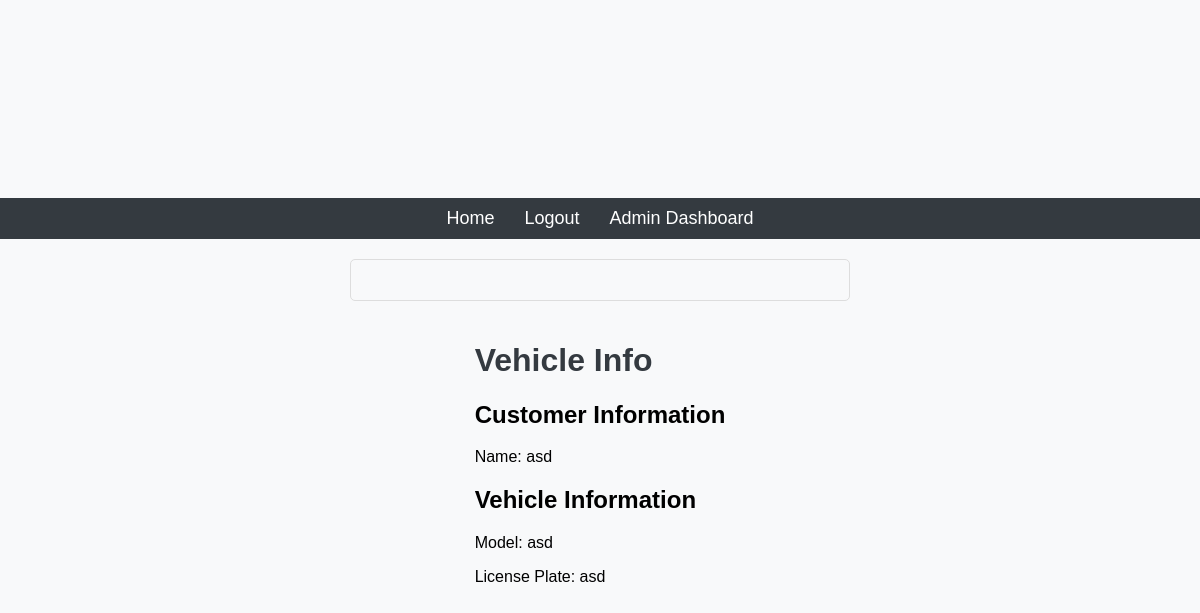
Page /vehicle/3 (signed in) on the earlier database version.
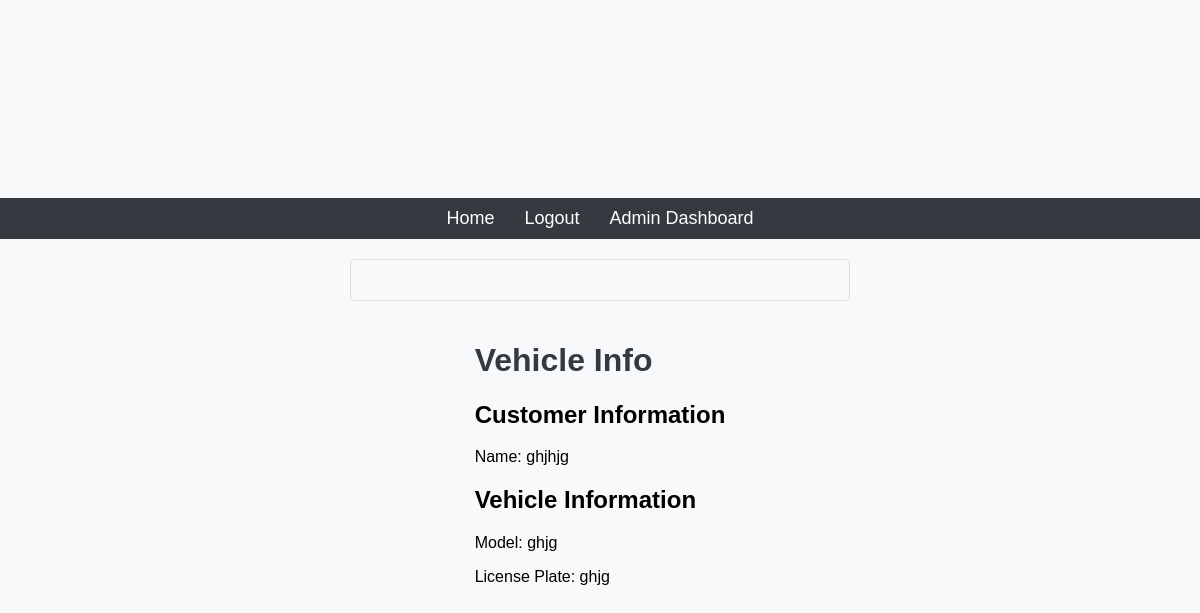
Same page on the later database version.
### app/models.py (models this page shows, shortened)
class Customer(db.Model):
    id = db.Column(db.Integer, primary_key=True)
    name = db.Column(db.String(100), nullable=False)
    vehicles = db.relationship('Vehicle', backref='owner', lazy=True)

class Vehicle(db.Model):
    id = db.Column(db.Integer, primary_key=True)
    model = db.Column(db.String(100), nullable=False)
    license_plate = db.Column(db.String(20), unique=True, nullable=False)
    customer_id = db.Column(db.Integer, db.ForeignKey('customer.id'), nullable=False)

### app/routes.py (the view)
@app.route('/vehicle/<int:vehicle_id>')
@login_required
def vehicle_info(vehicle_id):
    vehicle = Vehicle.query.get_or_404(vehicle_id)
    customer = Customer.query.get_or_404(vehicle.customer_id)
    return render_template('vehicle_info.html', vehicle=vehicle, customer=customer)

### app/models.py (called while the page is built)
@login_manager.user_loader
def load_user(user_id):
    return User.query.get(int(user_id))

### app/templates/vehicle_info.html (shortened to what this page needs)
{% extends "base.html" %}
{% block content %}
    <h1>Vehicle Info</h1>
    <h2>Customer Information</h2>
    <p>Name: {{ customer.name }}</p>
    <h2>Vehicle Information</h2>
    <p>Model: {{ vehicle.model }}</p>
    <p>License Plate: {{ vehicle.license_plate }}</p>
{% endblock %}

Differences in the rows shown:
removed Customer: name "asd"
added Customer: name "ghjhjg"
changed Vehicle: model "asd" → "ghjg"; license_plate "asd" → "ghjg"
